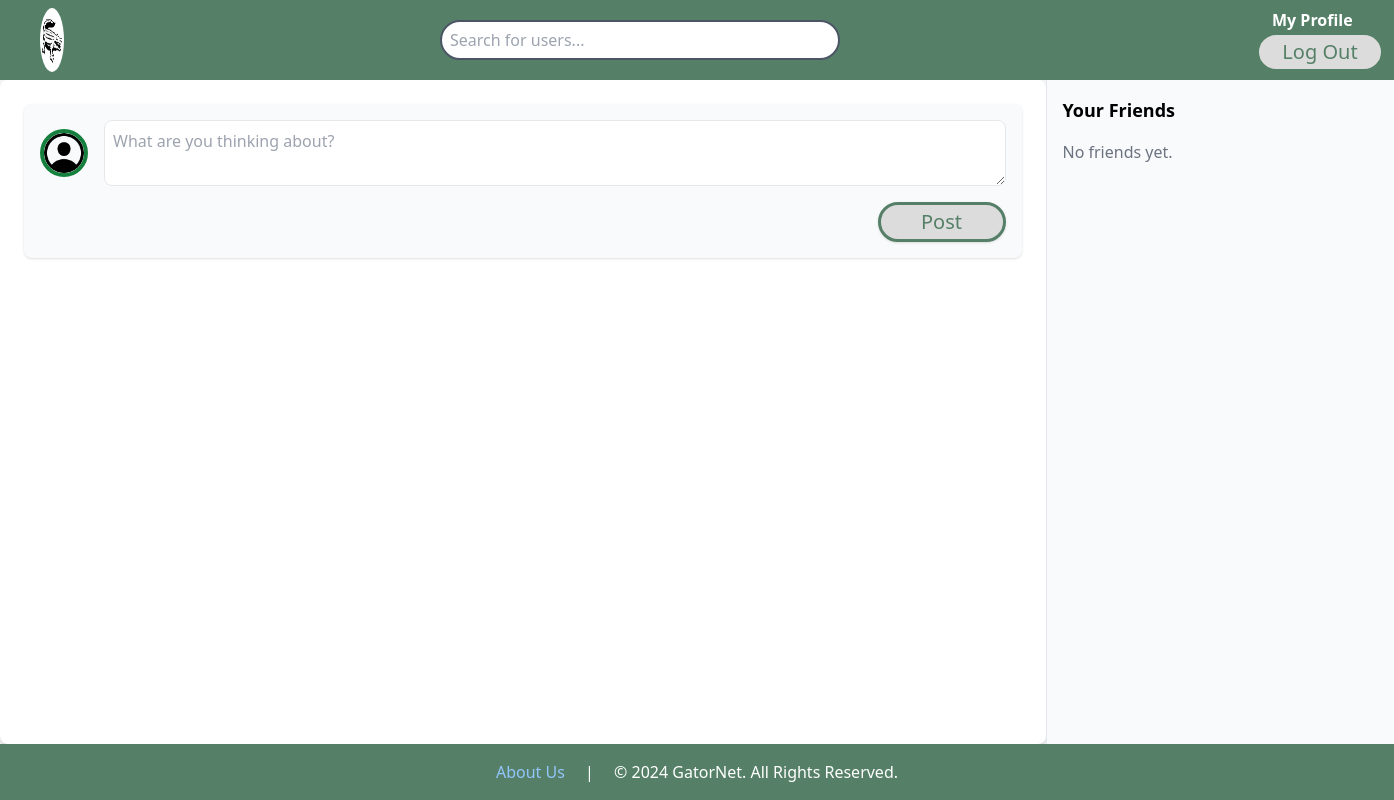
The page /social/home (signed in) on the database as committed earlier.
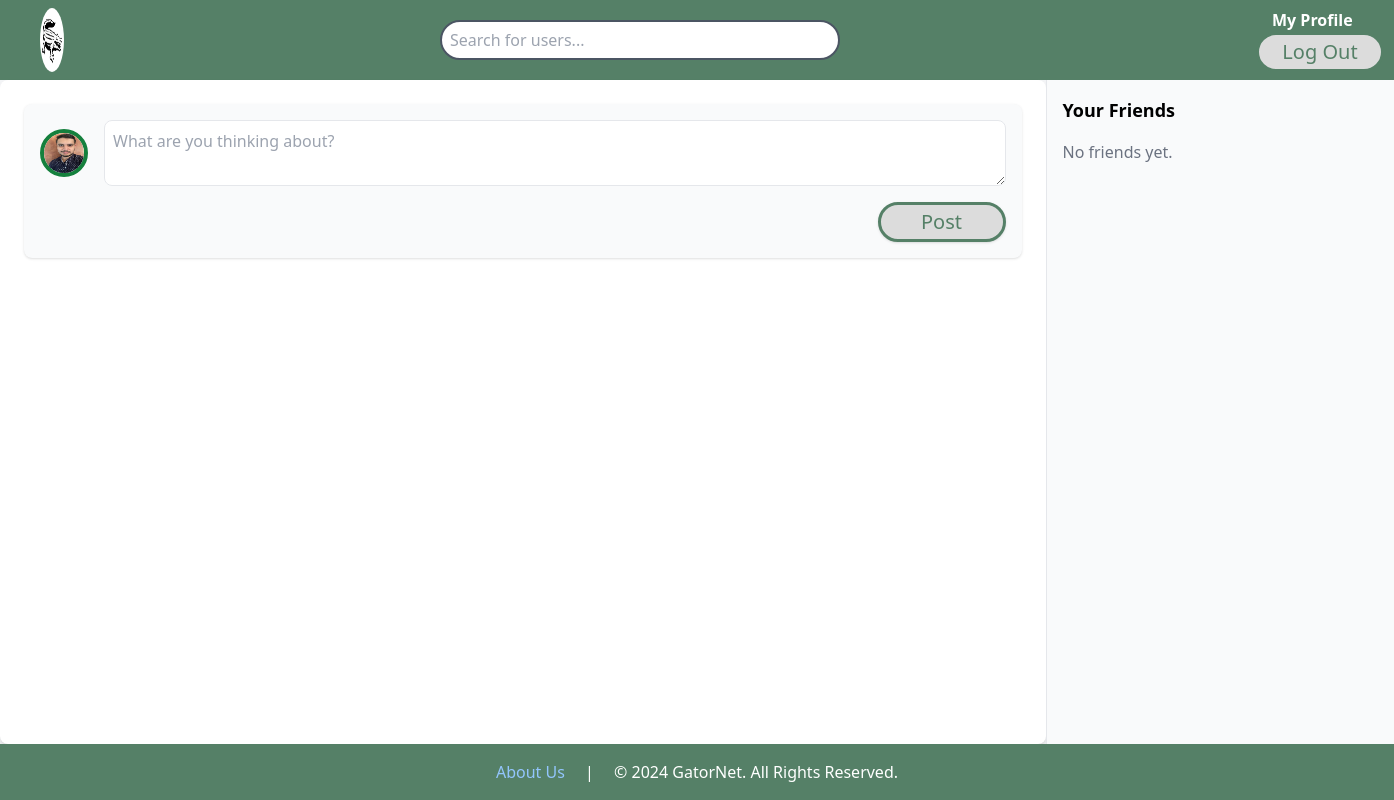
The same page on the database as committed later.
### users_app/models.py (models this page shows, shortened)
class User(models.Model):
    first_name = models.CharField(max_length=45)
    last_name = models.CharField(max_length=45)
    profile_picture = models.ImageField(upload_to='profile_pics/', default='profile_pics/default.jpg')
    email = models.CharField(max_length=255)
    password = models.CharField(max_length=255)
    date_of_birth = models.DateField()
    gender = models.CharField(max_length=45)
    last_activity = models.DateTimeField(default=datetime.now)
    created_at = models.DateTimeField(auto_now_add=True)
    updated_at = models.DateTimeField(auto_now=True)
    objects = UserManager()
    def friends(self):
        from social_app.models import Friendship
        friendships = Friendship.objects.filter(models.Q(friend_1=self) | models.Q(friend_2=self))
        friends = [friendship.friend_1 if friendship.friend_2 == self else friendship.friend_2 for friendship in friendships]
        return friends

### social_app/views.py (the view, shortened to what this page needs)
# urls.py: path('home', views.home, name='home'),
def home(request):
    if not 'user_id' in request.session:
        messages.error(request, 'You must first login.', extra_tags='login')
        return redirect('/')
    user_id = int(request.session['user_id'])
    user = User.objects.get_user(user_id)
    posts = Post.objects.get_friends_posts(user_id)
    friends = Friendship.objects.get_user_friends(user)
    posts_with_likes = []
    friend_requests = FriendRequest.objects.get_friend_requests(user)
    context = {
        'posts_with_likes': posts_with_likes,
        'user': user,
        'friends': friends,
        'has_friend_requests': friend_requests.exists(),
        'friend_requests': friend_requests,
    }
    return render(request, 'home_page.html', context)

### social_app/models.py (called while the page is built)
    def get_friends_posts(self, user_id):
        user = User.objects.get(id=user_id)
        friends = user.friends()
        return Post.objects.filter(creator__in=list(friends) + [user]).order_by('-created_at')

    def get_user_friends(self, user):
        friendships = Friendship.objects.filter(friend_1=user) | Friendship.objects.filter(friend_2=user)
        friends = []
        for friendship in friendships:
            if friendship.friend_1 != user:
                friends.append(friendship.friend_1)
            if friendship.friend_2 != user:
                friends.append(friendship.friend_2)
        friends = list(set(friends))
        return friends

    def get_friend_requests(self, user):
        return FriendRequest.objects.filter(recipient=user)

### users_app/models.py (called while the page is built)
    def get_user(self, id):
        return User.objects.get(id=id)

### social_app/templates/home_page.html (shortened to what this page needs)
<!DOCTYPE html>
<html lang="en">
  <head>
    {% load static %}
    {% load custom_filters %}
    <script src="https://cdn.tailwindcss.com"></script>
    <link rel="stylesheet" href="https://cdnjs.cloudflare.com/ajax/libs/font-awesome/5.15.3/css/all.min.css" />
    <link rel="stylesheet" href="{% static 'css/home.css' %}" />
  </head>
  <body class="bg-gray-100 min-h-screen flex flex-col">
    <header class="bg-green-700 p-4 flex items-center" id="navbar">
      <div class="rounded-full flex items-center justify-center">
        <a href="{% url 'home' %}"><img src="{% static 'img/logo.png' %}" id="logo" class="h-12 w-12" alt="Logo" /></a>
      </div>
      <form action="{% url 'search' %}" method="post">
        <input type="search" placeholder="Search for users..." name="search" class="flex w-[50vh] p-2 rounded-full border-2 border-gray-600" id="search" />
      </form>
      <div>
        <a href="{% url 'view_profile' user.id %}" class="text-white px-4 py-2 ml-4 rounded font-bold hover:text-gray-300 transition-colors duration-200">My Profile</a>
        <a href="{% url 'logout' %}"><button class="text-white bg-green-800 px-4 py-0 ml-4 rounded hover:bg-green-900" id="button">Log Out</button></a>
      </div>
    </header>
    <main class="flex-grow flex">
      <div class="w-3/4 mx-auto bg-white shadow-md rounded-lg p-6 overflow-y-auto">
        <form action="{% url 'create_post' %}" method="post">
          <div class="bg-gray-50 p-4 rounded-lg shadow mb-6">
            <div class="flex items-center mb-4">
              <a href="{% url 'view_profile' user.id %}"><img src="{% if user.profile_picture.url %} {{ user.profile_picture.url }} {% else %} {% static 'imgs/default-profile.png' %} {% endif %}" alt="Profile" class="h-12 w-12 rounded-full border-4 border-green-700" /></a>
              <textarea name='content' placeholder="What are you thinking about?" class="ml-4 flex-grow p-2 border rounded-lg focus:border-green-700 focus:outline-none"></textarea>
            </div>
            <div class="text-right">
              <button class="bg-green-700 text-white px-6 py-0 rounded shadow hover:bg-green-600 transition" id="button">Post</button>
            </div>
          </div>
        </form>
      </div>
      <div class="w-1/4 bg-gray-50 border-l border-gray-200 p-4 overflow-y-auto">
        <h3 class="text-lg font-bold mb-4">Your Friends</h3>
        <ul id="friends-list">
          {% for friend in friends %}
          <li class="flex items-center space-x-4 py-2 cursor-pointer friend-item" data-id="{{ friend.id }}">
            <img src="{% if friend.profile_picture.url %}{{ friend.profile_picture.url }}{% else %}{% static 'imgs/default-profile.png' %}{% endif %}"
                alt="Profile"
                class="h-10 w-10 rounded-full {% if friend.is_online %} border-4 border-green-700 {% else %} border-4 border-gray-600 {% endif %}" />
            <span class="text-gray-800 font-medium">{{ friend.full_name }}</span>
          </li>
          {% empty %}
            <li class="text-gray-500">No friends yet.</li>
          {% endfor %}
        </ul>
      </div>
    </main>
    <div id="chat-windows" class="fixed bottom-0 right-0 flex flex-row flex-wrap space-x-2 p-4 z-50 mr-[50vh]"></div>
    <footer class="bg-green-700 text-white text-center py-4" id="bottomPage">
      <div class="space-x-4">
        <a href="{% url 'about_us' %}" class="text-blue-300 hover:underline">About Us</a>
        <span>|</span>
        <span>&copy; 2024 GatorNet. All Rights Reserved.</span>
      </div>
    </footer>
  </body>
</html>

Rows that differ between the two databases and show on the page:
changed User: profile_picture: picture added in place of a placeholder
